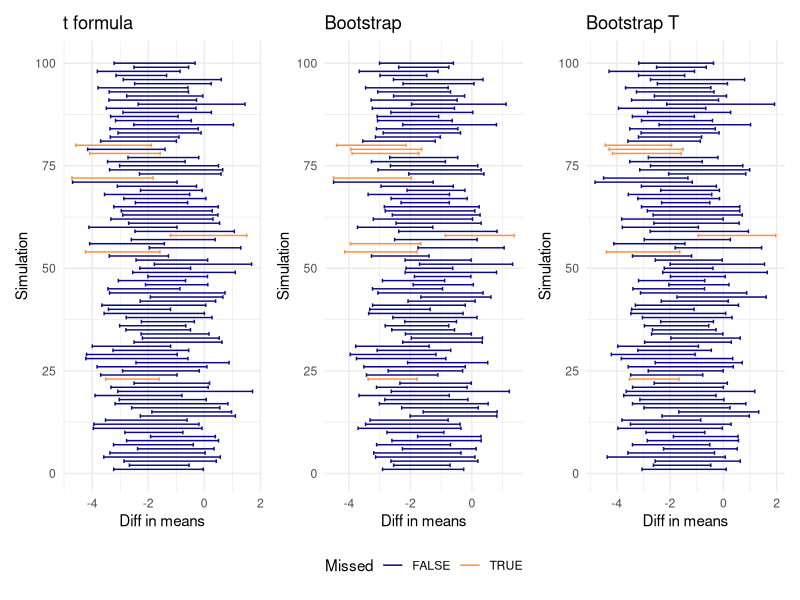

Generate this figure with R:
## ---- chunk 1
library(tidyverse)
library(patchwork)
## ---- chunk 2
# Sample sizes for x and y
n1 <- 10
n2 <- 10

N_sim <- 100    # keep this small-ish for efficiency. This is the number of times you will draw new samples
N_boot <- 1000  # keep this smaller than usual as well. This is the number of bootstrap simulations you will run for each pair of samples

# Storage for results
results <- data.frame( 
  t_lower = numeric(N_sim),
  t_upper = numeric(N_sim), 
  boott_lower = numeric(N_sim), 
  boott_upper = numeric(N_sim), 
  boot_lower = numeric(N_sim),
  boot_upper = numeric(N_sim)
)

## ---- chunk 3
set.seed(050825)

for(i in 1:N_sim){
  # Step 1: draw random samples. This should be the only thing you change within this chunk between the simulations
  x <- rnorm(n1, mean = 0, sd = 1)
  y <- rnorm(n2, mean = 1.5, sd = 2)
  
  true_diff <- -1.5 # this is the true difference in the population means (x - y)
  
  # Step 2: compute formula t confidence interval
  t_ci <- t.test(x, y, conf.level = .95)$conf
  results$t_lower[i] <- t_ci[1]
  results$t_upper[i] <- t_ci[2]
  
  # Step 3: run bootstrap for each sample; store bootstrap means and bootstrap t's
  
  diff_mean <- numeric(N_boot) # storage for bootstrap differences
  t_boot <- numeric(N_boot) # storage for bootstrap differences
  
  for(j in 1:N_boot){
    x_boot <- sample(x, n1, replace = TRUE)
    y_boot <- sample(y, n2, replace = TRUE)
    diff_mean[j] <- mean(x_boot) - mean(y_boot)
    t_boot[j] <- ((mean(x_boot) - mean(y_boot)) - (mean(x) - mean(y)))/sqrt(var(x_boot)/n1 + var(y_boot)/n2)
  }
  
  results$boot_lower[i] <- quantile(diff_mean, prob = c(.025))
  results$boot_upper[i] <- quantile(diff_mean, prob = c(.975))
  
  results$boott_lower[i] <- (mean(x)- mean(y)) - quantile(t_boot, .975)*sqrt(var(x)/n1 + var(y)/n2)
  results$boott_upper[i] <- (mean(x)- mean(y)) - quantile(t_boot, .025)*sqrt(var(x)/n1 + var(y)/n2)
}
## ---- chunk 4
mean(true_diff < results$t_lower) # percent of times that t CI is too high
mean(true_diff > results$t_upper) # percent of times that t CI is too low

mean(true_diff < results$boot_lower) # percent of times that bootstrap CI is too high
mean(true_diff > results$boot_upper) # percent of times that bootstrap CI is too low

mean(true_diff < results$boott_lower) # percent of times that bootstrap T CI is too high
mean(true_diff > results$boott_upper) # percent of times that bootstrap T CI is too low
## ---- chunk 5
p1 <- ggplot(results, aes(xmin = t_lower, xmax = t_upper, y = 1:N_sim, col = (true_diff < t_lower )| (true_diff > t_upper))) +
  geom_errorbarh() +
  labs(title = "t formula", 
       col = "Missed", 
       y = "Simulation", 
       x = "Diff in means") + 
  scale_color_viridis_d(end = .75, option = "plasma")

p2 <- ggplot(results, aes(xmin = boot_lower, xmax = boot_upper, y = 1:N_sim, col = (true_diff < boot_lower )| (true_diff > boot_upper))) +
  geom_errorbarh() +
  labs(title = "Bootstrap",
       col = "Missed",
       y = "Simulation", 
       x = "Diff in means") + 
  scale_color_viridis_d(end = .75, option = "plasma")

p3 <- ggplot(results, aes(xmin = boott_lower, xmax = boott_upper, y = 1:N_sim, col = (true_diff < boott_lower )| (true_diff > boott_upper))) +
  geom_errorbarh() +
  labs(title = "Bootstrap T",
       col = "Missed", 
       y = "Simulation", 
       x = "Diff in means") + 
  scale_color_viridis_d(end = .75, option = "plasma")

p1 + p2 + p3 + plot_layout(guides = "collect") & theme_minimal() & theme(legend.position = "bottom")
